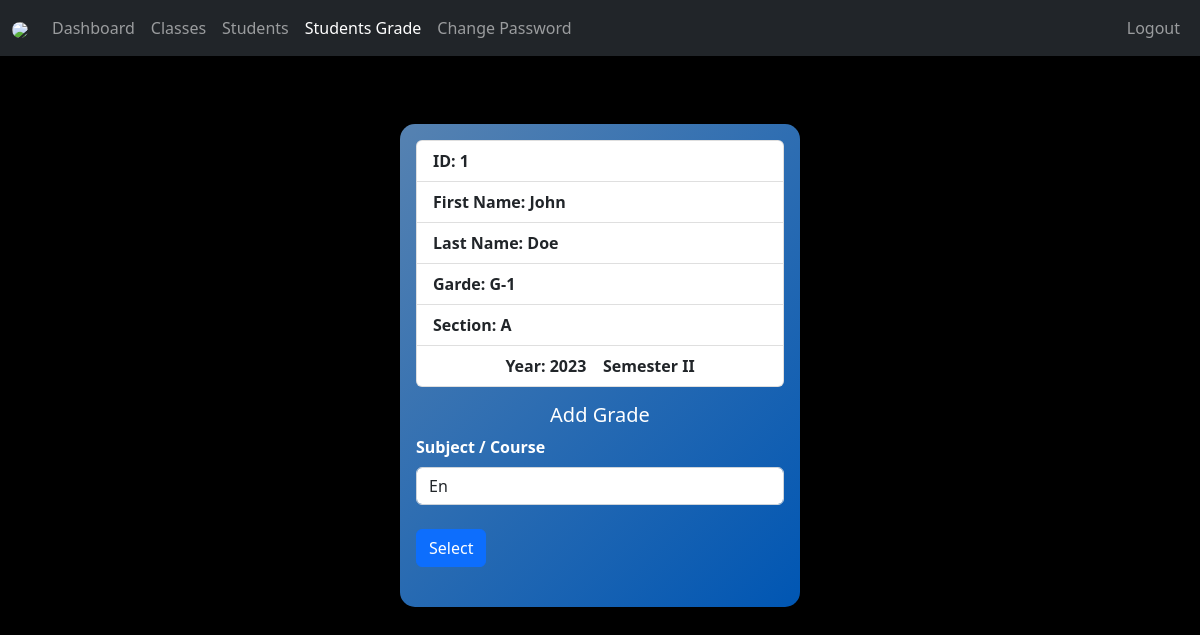
The app's page /Teacher/student-grade.php?student_id=1 (signed in) with its own data.
### tables this page shows
CREATE TABLE `students` (
  `student_id` int(11) NOT NULL,
  `username` varchar(127) NOT NULL,
  `password` varchar(255) NOT NULL,
  `fname` varchar(127) NOT NULL,
  `lname` varchar(255) NOT NULL,
  `grade` int(11) NOT NULL,
  `section` int(11) NOT NULL,
  `address` varchar(31) NOT NULL,
  `gender` varchar(7) NOT NULL,
  `email_address` varchar(255) NOT NULL,
  `date_of_birth` date NOT NULL,
  `date_of_joined` timestamp NULL DEFAULT current_timestamp(),
  `parent_fname` varchar(127) NOT NULL,
  `parent_lname` varchar(127) NOT NULL,
  `parent_phone_number` varchar(31) NOT NULL
);

CREATE TABLE `grades` (
  `grade_id` int(11) NOT NULL,
  `grade` varchar(31) NOT NULL,
  `grade_code` varchar(7) NOT NULL
);

CREATE TABLE `section` (
  `section_id` int(11) NOT NULL,
  `section` varchar(7) NOT NULL
);

CREATE TABLE `setting` (
  `id` int(11) NOT NULL,
  `current_year` int(11) NOT NULL,
  `current_semester` varchar(11) NOT NULL,
  `school_name` varchar(100) NOT NULL,
  `slogan` varchar(300) NOT NULL,
  `about` text NOT NULL
);

### Teacher/data/student.php (called while the page is built, shortened)
<?php
function getStudentById($id, $conn){
   $sql = "SELECT * FROM students
           WHERE student_id=?";
   $stmt = $conn->prepare($sql);
   $stmt->execute([$id]);
   if ($stmt->rowCount() == 1) {
     $student = $stmt->fetch();
     return $student;
   }else {
    return 0;
   }
}

### Teacher/data/setting.php (called while the page is built)
<?php
function getSetting($conn){
   $sql = "SELECT * FROM setting";
   $stmt = $conn->prepare($sql);
   $stmt->execute();
   if ($stmt->rowCount() == 1) {
     $settings = $stmt->fetch();
     return $settings;
   }else {
    return 0;
   }
}

### Teacher/data/subject.php (called while the page is built, shortened)
<?php
function getSubjectByGrade($grade, $conn){
   $sql = "SELECT * FROM subjects
           WHERE grade=?";
   $stmt = $conn->prepare($sql);
   $stmt->execute([$grade]);
   if ($stmt->rowCount() > 0) {
     $subject = $stmt->fetchAll();
     return $subject;
   }else {
    return 0;
   }
}
 ?>

### Teacher/data/teacher.php (called while the page is built)
<?php
function getTeacherById($teacher_id, $conn){
   $sql = "SELECT * FROM teachers
           WHERE teacher_id=?";
   $stmt = $conn->prepare($sql);
   $stmt->execute([$teacher_id]);
   if ($stmt->rowCount() == 1) {
     $teacher = $stmt->fetch();
     return $teacher;
   }else {
    return 0;
   }
}

### Teacher/data/grade.php (called while the page is built, shortened)
<?php
function getGradeById($grade_id, $conn){
   $sql = "SELECT * FROM grades
           WHERE grade_id=?";
   $stmt = $conn->prepare($sql);
   $stmt->execute([$grade_id]);
   if ($stmt->rowCount() == 1) {
     $grade = $stmt->fetch();
     return $grade;
   }else {
    return 0;
   }
}

### Teacher/data/section.php (called while the page is built, shortened)
<?php
function getSectioById($section_id, $conn){
   $sql = "SELECT * FROM section
           WHERE section_id=?";
   $stmt = $conn->prepare($sql);
   $stmt->execute([$section_id]);
   if ($stmt->rowCount() == 1) {
     $section = $stmt->fetch();
     return $section;
   }else {
    return 0;
   }
}

### Teacher/student-grade.php (the view, shortened to what this page needs)
<?php
if (isset($_SESSION['teacher_id']) &&
    isset($_SESSION['role'])) {
    if ($_SESSION['role'] == 'Teacher') {
       include "../DB_connection.php";
       include "data/student.php";
       include "data/grade.php";
       include "data/class.php";
       include "data/section.php";
       include "data/setting.php";
       include "data/subject.php";
       include "data/teacher.php";
       $student_id = $_GET['student_id'];
       $student = getStudentById($student_id, $conn);
       $setting = getSetting($conn);
       $subjects = getSubjectByGrade($student['grade'], $conn);
       $teacher_id = $_SESSION['teacher_id'];
       $teacher = getTeacherById($teacher_id, $conn);
       $teacher_subjects = str_split(trim($teacher['subjects']));
       $ssubject_id = 0;
 ?>
<!DOCTYPE html>
<html lang="en">
<head>
	<link rel="stylesheet" href="https://cdn.jsdelivr.net/npm/bootstrap@5.2.0/dist/css/bootstrap.min.css">
	<link rel="stylesheet" href="../css/style.css">
  <link rel="stylesheet" href="https://cdnjs.cloudflare.com/ajax/libs/font-awesome/4.7.0/css/font-awesome.min.css">
</head>
<body>
    <?php
    include "inc/navbar.php";
        if ($student != 0 && $setting !=0 && $subjects !=0 && $teacher_subjects != 0) {
     ?>
     <div class="d-flex align-items-center flex-column"><br><br>
        <div class="login shadow p-3">
        <form method="post"
              action="">
            <div class="mb-3">
                <ul class="list-group">
                    <li class="list-group-item"><b>ID: </b> <?php echo $student['student_id'] ?></li>
                  <li class="list-group-item"><b>First Name: </b> <?php echo $student['fname'] ?></li>
                  <li class="list-group-item"><b>Last Name: </b> <?php echo $student['lname'] ?></li>
                  <li class="list-group-item"><b>Garde: </b>
                    <?php  $g = getGradeById($student['grade'], $conn);
                        echo $g['grade_code'].'-'.$g['grade'];
                    ?>
                  </li>
                  <li class="list-group-item"><b>Section: </b>
                    <?php  $s = getSectioById($student['section'], $conn);
                        echo $s['section'];
                    ?>
                  </li>
                  <li class="list-group-item text-center"><b>Year: </b> <?php echo $setting['current_year']; ?> &nbsp;&nbsp;&nbsp;<b>Semester</b> <?php echo $setting['current_semester']; ?></li>
                </ul>
            </div>
            <h5 class="text-center">Add Grade</h5>
         <label class="form-label">Subject / Course</label>
            <select class="form-control"
                    name="ssubject_id">
                    <?php foreach($subjects as $subject){
                        foreach($teacher_subjects as $teacher_subject){
                            if($subject['subject_id'] == $teacher_subject){ ?>
                       <option <?php if($ssubject_id == $subject['subject_id']){echo "selected";} ?>
                           value="<?php echo $subject['subject_id'] ?>">
                        <?php echo $subject['subject_code'] ?></option>
                    <?php }   }
                        } ?>
            </select><br>
            <button type="submit" class="btn btn-primary">Select</button><br><br>
        </form>
        </div>
        </div>
     <?php
         }else{
            header("Location: students.php");
            exit;
         }
     ?>
</body>
</html>
<?php
  }else {
    header("Location: ../login.php");
    exit;
  }
}else {
	header("Location: ../login.php");
	exit;
}
?>

### css/style.css (style rules this page uses)
:root { --primary-color: #5682B1; --secondary-color: #739EC9; --success-color: #739EC9; --danger-color: #FFE8DB; --warning-color: #FFE8DB; --info-color: #739EC9; --light-color: #FFE8DB; --dark-color: #000000; --bg-color: #000000; --text-color: #FFE8DB; --navbar-bg: linear-gradient(135deg, #5682B1, #739EC9); --card-bg: #739EC9; --shadow: 0 2px 8px rgba(86, 130, 177, 0.5); --transition: all 0.3s ease; }
* { box-sizing: border-box; }
html, body { height: 100%; margin: 0; padding: 0; }
body { font-family: 'Segoe UI', Tahoma, Geneva, Verdana, sans-serif; background-color: var(--bg-color); color: var(--text-color); transition: var(--transition); }
textarea, input, select { border-radius: 6px; border: 1px solid #ccc; padding: 10px; font-size: 1rem; width: 100%; box-sizing: border-box; transition: var(--transition); background: var(--card-bg); color: var(--text-color); }
.login { max-width: 400px; width: 90%; background: linear-gradient(135deg, var(--primary-color), #0056b3); padding: 30px 25px; border-radius: 15px; box-shadow: 0 8px 20px rgba(0, 123, 255, 0.5); color: #fff; font-weight: 600; margin: 20px auto; transition: var(--transition); animation: fadeIn 1s ease forwards; }
.btn { transition: var(--transition); }

### records on screen
students: student_id "1", fname "John", lname "Doe"
grades: grade_code "G", grade "1"
section: section "A"
setting: current_year "2023", current_semester "II"

### other values on screen
form field ssubject_id "En"
